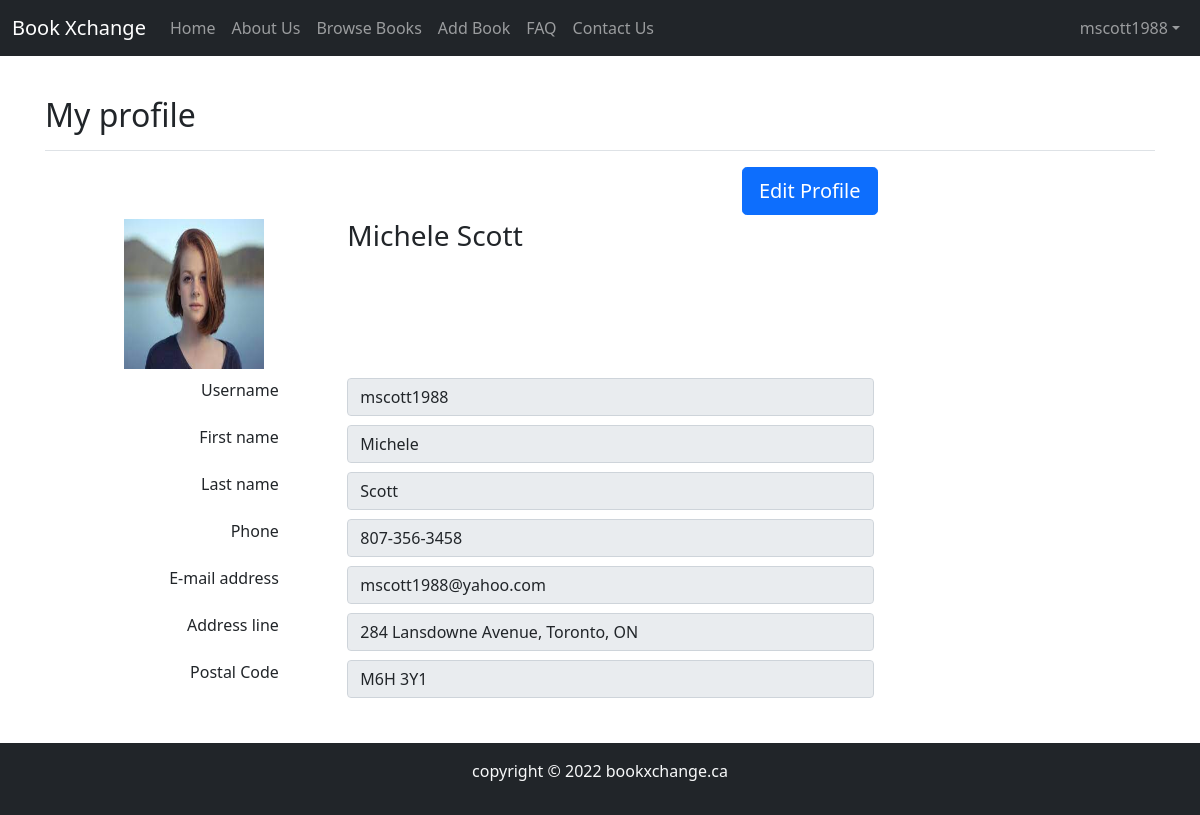
/myprofile.php (signed in), run on the app's committed database.
### tables this page shows
CREATE TABLE `registered_user` (
  `User_id` int(11) NOT NULL,
  `UserName` text NOT NULL,
  `Password` text NOT NULL,
  `FirstName` text NOT NULL,
  `LastName` text NOT NULL,
  `PhoneNumber` text NOT NULL,
  `Email` text NOT NULL,
  `Address` text NOT NULL,
  `PostalCode` text NOT NULL,
  `Image` text NOT NULL,
  `Created_Date` timestamp NOT NULL DEFAULT current_timestamp()
);

### session.php (called while the page is built, shortened)
<?php
$user_check=$_SESSION['email'];
?>

### myprofile.php (the view, shortened to what this page needs)
<?php
 include('session.php');
 function logged_in(){
   if(isset($_SESSION['email'])){
     return true;
   }
   else{
     return false;
   }
 }
?>
<?php
$sql="SELECT * FROM registered_user WHERE Email='$user_check'";
$result=mysqli_query($connection,$sql);
?>
<?php if(logged_in()){ ?>
<?php
while($rows=mysqli_fetch_array($result)){
?>
<!DOCTYPE html>
<html lang="en">
<head>
    <link rel="stylesheet" href="Assets/bootstrap.css">
    <link rel="stylesheet" href="Assets/style.css">
</head>
<body>
    <nav class="navbar navbar-expand-md navbar-dark bg-dark mb-4">
      <div class="container-fluid">
        <a class="navbar-brand" href="index.php">Book Xchange</a>
        <div class="collapse navbar-collapse" id="navbarCollapse">
          <ul class="navbar-nav me-auto mb-2 mb-md-0">
            <li class="nav-item">
              <a class="nav-link" href="index.php">Home</a>
            </li>
            <li class="nav-item">
              <a class="nav-link" href="aboutus.php">About Us</a>
            </li>
            <li class="nav-item">
              <a class="nav-link" href="browse.php">Browse Books</a>
            </li>
            <?php if(logged_in()){ ?>
            <li class="nav-item">
                <a class="nav-link" href="addbook.php">Add Book</a>
            </li>
           <?php } ?>
            <li class="nav-item">
              <a class="nav-link" href="faq.php">FAQ</a>
            </li>
            <li class="nav-item">
              <a class="nav-link" href="contactus.php">Contact Us</a>
            </li>
          </ul>
          <ul class="navbar-nav navbar-right">
            <li class="nav-item dropdown">
                <a class="nav-link dropdown-toggle" href="#" id="dropdown04" data-bs-toggle="dropdown" aria-expanded="false"> <?php echo $rows['UserName']; ?></a>
            </li>
      </ul>
        </div>
      </div>
    </nav>
    <main class="flex-shrink-0">
        <div class="container">
          <div class="d-flex justify-content-between flex-wrap flex-md-nowrap align-items-center pt-3 pb-2 mb-3 border-bottom">
            <h1 class="h2">My profile</h1>
          </div>
          <div class="col-md-9 personal-info ">
            <form class="form-horizontal" method=""="POST" action="editprofile.php" enctype="multipart/form-data">
          <table  class="table table-sm profileborder">
            <tr >
              <div align="right"><input type="submit" value="Edit Profile" class="btn btn-primary btn-lg"></div>
              </tr>
            <tr>
              <td><?php echo "<img src='Images/profile/".$rows['Image']."'"?> class="avatar img-circle" alt="avatar" height="150px" width="140px"> </td>
<td>
                <div class="profile-head" style="text-align: left;">
                  <h3>
                      <?php echo  $rows['FirstName']." ". $rows['LastName']?>
                  <br>
                </div>
              </td>
                </tr>
              <tr>
                <td><label class="col-sm-7 control-label" style="text-align: right;">Username</label></td>
                <td><input type="text" class="form-control" disabled="true" value="<?php echo $rows['UserName']; ?>"></td>
              </tr>
              <tr>
                <td><label class="col-sm-7 control-label" style="text-align: right;">First name</label></td>
                <td><input type="text" class="form-control" disabled="true"  value="<?php echo $rows['FirstName']; ?>"</td>
              </tr>
              <tr>
                <td><label class="col-sm-7 control-label" style="text-align: right;">Last name</label></td>
                <td><input type="text" class="form-control" disabled="true"  value="<?php echo $rows['LastName']; ?>"></td>
              </tr>
              <tr>
                <td><label class="col-sm-7 control-label" style="text-align: right;">Phone</label></td>
                <td><input type="tel" class="form-control" disabled="true"  value="<?php echo $rows['PhoneNumber']; ?>"></td>
              </tr>
              <tr>
                <td><label class="col-sm-7 control-label" style="text-align: right;">E-mail address</label></td>
                <td><input type="email" class="form-control" value="<?php echo $rows['Email']; ?>" disabled="true"></td>
              </tr>
              <tr>
                <td><label class="col-sm-7 control-label" style="text-align: right;">Address line</label></td>
                <td><input type="text" class="form-control" disabled="true"  value="<?php echo $rows['Address']; ?>"></td>
              </tr>
              <tr>
                <td><label class="col-sm-7 control-label" style="text-align: right;">Postal Code</label></td>
                <td><input type="text" class="form-control" disabled="true"  value="<?php echo $rows['PostalCode']; ?>"></td>
              </tr>
          </table>
            </form>
          </div>
      </div>
        <br>
      <?php }
      ?>
      </main>
    <?php  } else {
        echo ("<script LANGUAGE='JavaScript'>window.alert('Login to your account');window.location.href='signin.php';</script>");
    }
     ?>
      <footer class="footer bg-dark mt-auto py-3 bg-light">
        <div class="container">
            <p class="text-light">copyright © 2022 bookxchange.ca</p>
        </div>
    </footer>
</body>
</html>

### Assets/style.css (style rules this page uses)
html, body { height: 100%; }
body { min-height: 100%; }
.profileborder { border-bottom-color: transparent; }
.container { width: auto; padding: 0 15px; text-align: center; }

### data on the page
registered_user: UserName "mscott1988", Image (picture), FirstName "Michele", LastName "Scott", PhoneNumber "807-356-3458", Email "mscott1988@yahoo.com", Address "284 Lansdowne Avenue, Toronto, ON", PostalCode "M6H 3Y1"
